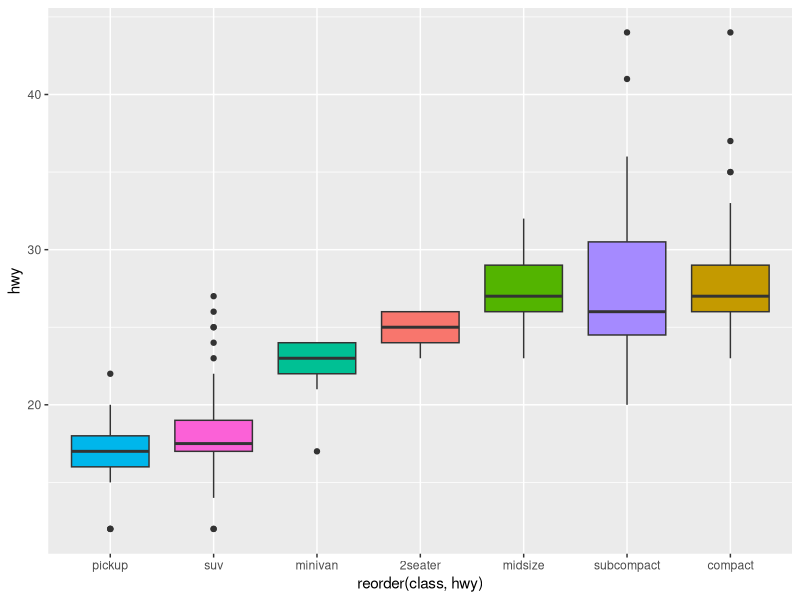

Here is the R script that generated this plot:
## ---- chunk 1
library(tidyverse)
## ---- chunk 2
ggplot(data = mpg, 
       aes(x=reorder(class, hwy), y=hwy, fill=class)) + 
  geom_boxplot() +
  theme(legend.position="none")
## ---- chunk 3
set.seed(217)
sample_n(tbl = mpg, size = 4)
## ---- chunk 4
# knitr::include_graphics("https://github.com/reisanar/figs/raw/master/icon-192.png")
